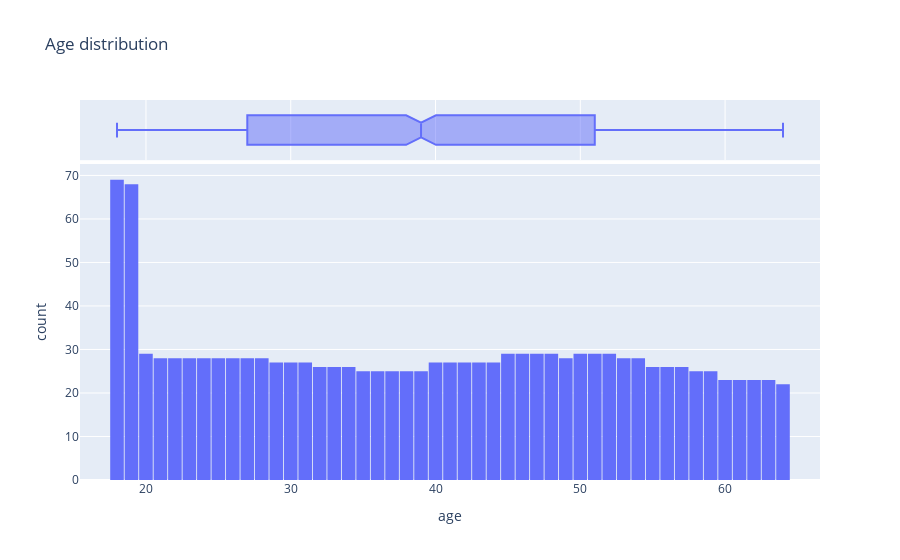

The notebook cell saved with this chart:
### Code cell
age_plot = px.histogram( medical_df , x='age' , title= "Age distribution" , marginal= 'box' , nbins = 47)
age_plot.update_layout(bargap = 0.06)
age_plot.show()

### Figure 1 — Plotly figure (JSON) as saved in the notebook; plotly's stock layout.template omitted (floating-point values rounded to 4 significant figures; data arrays with more than 128 entries replaced by an {"elided": "..."} marker saying what was removed)
{"data": [{"bingroup": "x", "hovertemplate": "age=%{x}<br>count=%{y}<extra></extra>", "legendgroup": "", "marker": {"color": "#636efa", "pattern": {"shape": ""}}, "name": "", "nbinsx": 47, "orientation": "v", "showlegend": false, "type": "histogram", "x": {"elided": "1338 int values"}, "xaxis": "x", "yaxis": "y"}, {"hovertemplate": "age=%{x}<extra></extra>", "legendgroup": "", "marker": {"color": "#636efa"}, "name": "", "notched": true, "showlegend": false, "type": "box", "x": {"elided": "1338 int values"}, "xaxis": "x2", "yaxis": "y2"}], "layout": {"bargap": 0.06, "barmode": "relative", "legend": {"tracegroupgap": 0}, "title": {"text": "Age distribution"}, "xaxis": {"anchor": "y", "domain": [0, 1], "title": {"text": "age"}}, "xaxis2": {"anchor": "y2", "domain": [0, 1], "matches": "x", "showgrid": true, "showticklabels": false}, "yaxis": {"anchor": "x", "domain": [0, 0.8316], "title": {"text": "count"}}, "yaxis2": {"anchor": "x2", "domain": [0.8416, 1], "matches": "y2", "showgrid": false, "showline": false, "showticklabels": false, "ticks": ""}}}
